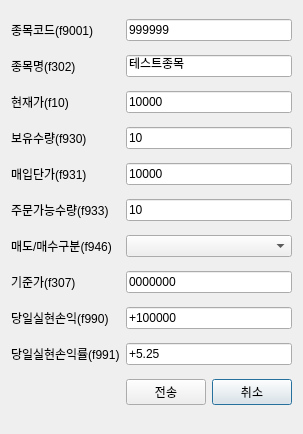
<?xml version="1.0" encoding="UTF-8"?>
<ui version="4.0">
 <class>Dialog</class>
 <widget class="QDialog" name="Dialog">
  <property name="geometry">
   <rect>
    <x>0</x>
    <y>0</y>
    <width>295</width>
    <height>434</height>
   </rect>
  </property>
  <property name="windowTitle">
   <string>Chejan(1) Test Send</string>
  </property>
  <layout class="QGridLayout" name="gridLayout">
   <item row="8" column="0">
    <widget class="QLabel" name="testCheDialog_9">
     <property name="text">
      <string>기준가(f307)</string>
     </property>
    </widget>
   </item>
   <item row="6" column="1" colspan="2">
    <widget class="QComboBox" name="f946"/>
   </item>
   <item row="0" column="0">
    <widget class="QLabel" name="testCheDialog_3">
     <property name="text">
      <string>종목코드(f9001)</string>
     </property>
    </widget>
   </item>
   <item row="1" column="0">
    <widget class="QLabel" name="testCheDialog_4">
     <property name="text">
      <string>종목명(f302)</string>
     </property>
    </widget>
   </item>
   <item row="2" column="1" colspan="2">
    <widget class="QLineEdit" name="f10">
     <property name="text">
      <string>10000</string>
     </property>
    </widget>
   </item>
   <item row="1" column="1" colspan="2">
    <widget class="QLineEdit" name="f302">
     <property name="text">
      <string>테스트종목</string>
     </property>
    </widget>
   </item>
   <item row="11" column="2">
    <widget class="QPushButton" name="btnCancel">
     <property name="text">
      <string>취소</string>
     </property>
    </widget>
   </item>
   <item row="3" column="0">
    <widget class="QLabel" name="testCheDialog_7">
     <property name="text">
      <string>보유수량(f930)</string>
     </property>
    </widget>
   </item>
   <item row="4" column="1" colspan="2">
    <widget class="QLineEdit" name="f931">
     <property name="text">
      <string>10000</string>
     </property>
    </widget>
   </item>
   <item row="11" column="1">
    <widget class="QPushButton" name="btnSend">
     <property name="text">
      <string>전송</string>
     </property>
    </widget>
   </item>
   <item row="6" column="0">
    <widget class="QLabel" name="testCheDialog_19">
     <property name="text">
      <string>매도/매수구분(f946)</string>
     </property>
    </widget>
   </item>
   <item row="5" column="0">
    <widget class="QLabel" name="testCheDialog_5">
     <property name="text">
      <string>주문가능수량(f933)</string>
     </property>
    </widget>
   </item>
   <item row="5" column="1" colspan="2">
    <widget class="QLineEdit" name="f933">
     <property name="text">
      <string>10</string>
     </property>
    </widget>
   </item>
   <item row="9" column="0">
    <widget class="QLabel" name="testCheDialog_10">
     <property name="text">
      <string>당일실현손익(f990)</string>
     </property>
    </widget>
   </item>
   <item row="2" column="0">
    <widget class="QLabel" name="testCheDialog_8">
     <property name="text">
      <string>현재가(f10)</string>
     </property>
    </widget>
   </item>
   <item row="8" column="1" colspan="2">
    <widget class="QLineEdit" name="f307">
     <property name="text">
      <string>0000000</string>
     </property>
    </widget>
   </item>
   <item row="9" column="1" colspan="2">
    <widget class="QLineEdit" name="f990">
     <property name="text">
      <string>+100000</string>
     </property>
    </widget>
   </item>
   <item row="4" column="0">
    <widget class="QLabel" name="testCheDialog_6">
     <property name="text">
      <string>매입단가(f931)</string>
     </property>
    </widget>
   </item>
   <item row="3" column="1" colspan="2">
    <widget class="QLineEdit" name="f930">
     <property name="text">
      <string>10</string>
     </property>
    </widget>
   </item>
   <item row="0" column="1" colspan="2">
    <widget class="QLineEdit" name="f9001">
     <property name="text">
      <string>999999</string>
     </property>
    </widget>
   </item>
   <item row="10" column="0">
    <widget class="QLabel" name="testCheDialog_11">
     <property name="text">
      <string>당일실현손익률(f991)</string>
     </property>
    </widget>
   </item>
   <item row="10" column="1" colspan="2">
    <widget class="QLineEdit" name="f991">
     <property name="text">
      <string>+5.25</string>
     </property>
    </widget>
   </item>
  </layout>
 </widget>
 <resources/>
 <connections/>
</ui>
